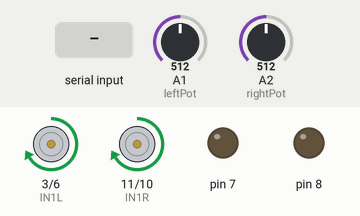
This sketch was run on a simulated Arduino Uno, built with avr-gcc and run on an emulated ATmega328P. Parts: motor-driver pin pairs drawn as motors (green arrow = first pin HIGH = forward, orange = second pin HIGH = backward, longer = more drive), output pins drawn as LEDs (lit = HIGH). Inputs (shaded band) come from the test bench; at power-on: A1 (leftPot) = 512, A2 (rightPot) = 512.

Above: at 2.2 s.
2.3 s: A1 (leftPot) set to 716
At 3.0 s:
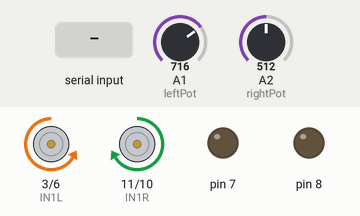
3.8 s: A2 (rightPot) set to 716
At 4.3 s:
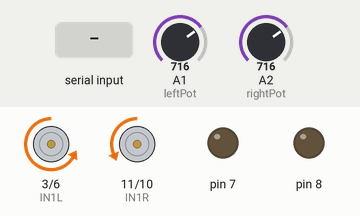
5.3 s: "90,45\n" received over Serial
At 5.8 s:
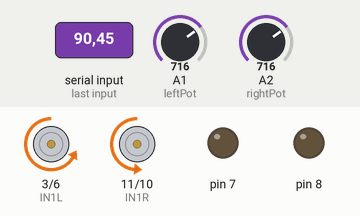
6.8 s: "0\n" received over Serial
At 8.0 s:
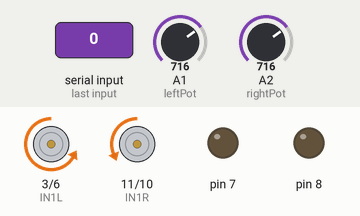
8.3 s: A1 (leftPot) set to 511
At 8.7 s:
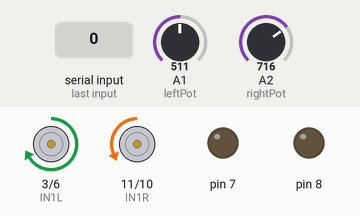
9.8 s: A2 (rightPot) set to 900
At 11.2 s:
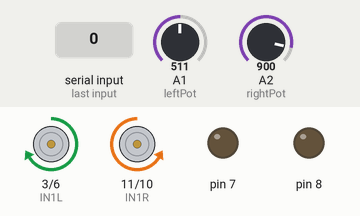
Timing chart, 0 to 12.3 s (numbered marks = the images above; inputs shaded):
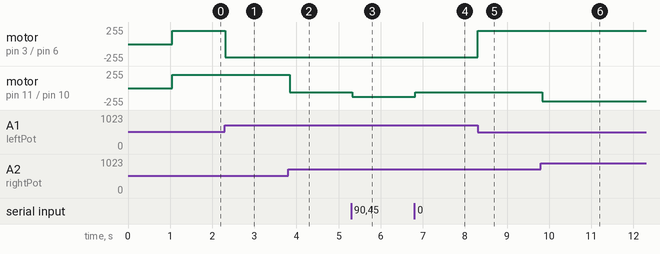

Measured:
- after the input at 2.3 s, motor on pin 3 (IN1L) / pin 6 (IN2L): forward 200/255 → backward 200/255 at once
- after the input at 3.8 s, motor on pin 11 (IN1R) / pin 10 (IN2R): forward 200/255 → backward 66/255 at once
- after the input at 5.3 s, motor on pin 11 (IN1R) / pin 10 (IN2R): backward 66/255 → backward 132/255 at once
- after the input at 6.8 s, motor on pin 11 (IN1R) / pin 10 (IN2R): backward 132/255 → backward 66/255 at once
- after the input at 8.3 s, motor on pin 3 (IN1L) / pin 6 (IN2L): backward 200/255 → forward 200/255 at once
- after the input at 9.8 s, motor on pin 11 (IN1R) / pin 10 (IN2R): backward 66/255 → backward 200/255 at once

The sketch:

CurrentRobot.ino
```cpp
# include <Wire.h>


int leftPot = A1;
int rightPot = A2;

long rAngle = 0;
long lAngle = 0;
long  prevtime = 0;
long deltat = 0;

//robot length constants     b is final arm, a is driven arm, c is shaft to center of robot
float a = 470, b= 508, c= 51;
//robot variables
long hr = 0;
float angleIr = 0, angleAr = 0;
long hl = 0;
float angleIl = 0, angleAl = 0;

//communication with python
int pyDat = 1;


//coefficients for pid controller
const int kp = 22;
const int kd = 22;
const int ki = 0;


long pidTimerL = 0, pidTimerR = 0;//time passed in pid loop in milliseconds (for the integral part)
int errorL = 0, errorR = 0; // error for left and right motor positions
int errorSumL = 0, errorSumR = 0; // summed error, for integral part of pid
int prevErrorL = 0, prevErrorR = 0;


//acceleration controll
int prevPWMvalL = 0, prevPWMvalR = 0;
const int maxAcceleration = 25;
int maxSpeed = 200;

//variables for the location of the robot
int Xmm = 0 + 10, Ymm = 0 + 365; //second part is to adjust for distance from table top
long goalAngleL = 45, goalAngleR= 45;  // where do we want the motors to go

//motor pwm variables
int leftPWM1 = 0, leftPWM2 = 0;
int rightPWM1 = 0, rightPWM2 = 0;


//motor pins
#define IN1L 3
#define IN2L 6
#define IN1R 11
#define IN2R 10

void setup() {
  // put your setup code here, to run once:
  Serial.begin(115200);
  Wire.begin();

  pinMode(7,OUTPUT);
  pinMode(8,OUTPUT);

  // Set motor & enable connections as outputs
  pinMode(IN1L, OUTPUT);
  pinMode(IN2L, OUTPUT);
  pinMode(IN1R, OUTPUT);
  pinMode(IN2R, OUTPUT);

  // Stop motors
  analogWrite(IN1L, 0);
  analogWrite(IN2L, 0);
  analogWrite(IN1R, 0);
  analogWrite(IN2R, 0);

  //pinMode(52,OUTPUT); pinMode(53,OUTPUT);

  delay(1000);
}

// main loop of code
void loop() {

  //read in serial data from python, to know where to go
  while(Serial.available()>0){
      pyDat = Serial.parseInt();
      Serial.read();
  }
  //if data is positive, it is Y coordinate, if negative, it's X coord, and must be adjusted
  if(pyDat>=0) {Ymm = 365 + pyDat; constrain (Ymm,325,850);}
  if(pyDat<0) {Xmm = 0 + 5000 + pyDat; constrain (Xmm,-300,300);}

  //find current angle of robot arms
  getAngle();
  // code to find out what the goal position is goes here
  getGoalAngle(Xmm,Ymm);

  //finding the error
  errorL = goalAngleL - lAngle, errorR = goalAngleR - rAngle;

  //compute pid controller for left and right
  pidControl(errorL,leftPWM1,leftPWM2,0);
  pidControl(errorR,rightPWM1, rightPWM2,1);

  //make the left motor move
  analogWrite(IN1L,leftPWM1);  analogWrite(IN2L,leftPWM2);
  //make right motor move
  analogWrite(IN1R,rightPWM1);  analogWrite(IN2R,rightPWM2);

  /*
  Serial.print("GL: ");
  Serial.print(goalAngleL);
  Serial.print("  GR: ");
  Serial.print(goalAngleR);
  Serial.print("    TL: ");
  Serial.print(lAngle);
  Serial.print("  TR: ");
  Serial.println(rAngle);
  */


  delay(5);

}

void getAngle(){
  //angles are measured from x axis to arm (they go opposite directions)

  int rawLeftPotVal = analogRead(leftPot);
  lAngle = map(rawLeftPotVal,760,420,0,90);

  int rawRightPotVal = analogRead(rightPot);
  rAngle = map(rawRightPotVal,447,785,90,0);

  //for initializing pot angles

  /*
  Serial.print("L: ");
  Serial.print(rawLeftPotVal);
  Serial.print("      R: ");
  Serial.println(rawRightPotVal);
  */

}

void getGoalAngle(long goalX, long goalY){

  //find the hypotenouses of the arms
  hr = sqrt((goalY*goalY)+((c-goalX)*(c-goalX)));
  hl = sqrt((goalY*goalY)+((c+goalX)*(c+goalX)));
  //now we know the lengths of all sides of the triangle (a,b, and h(l/r))

  // find the angle between a and the hypotenous  (units in degrees)
  angleAr = 57.3*acos(((hr*hr)+(a*a)-(b*b))/(2*a*hr));
  angleAl = 57.3*acos(((hl*hl)+(a*a)-(b*b))/(2*a*hl));

  //find angle between hypotenouse and robot datum
  angleIr = 57.3*acos(((4*c*c)+(hr*hr)-(hl*hl))/(4*c*hr));
  angleIl = 57.3*acos(((4*c*c)+(hl*hl)-(hr*hr))/(4*c*hl));

  goalAngleL = 180 -(angleAl+angleIl);
  goalAngleR = 180 - (angleAr+angleIr);

  constrain(goalAngleL,-10,130); constrain(goalAngleR,-10,130); //constrain angles to not go past the edge

}


// pid controller to determine speed.
void pidControl(int error, int & pin1Output, int & pin2Output, int LorR){ // LorR = 0= left, =1, right

  //delta t between each loop is always 5 milliseconds

  int errorDerriv = 0;
  int rawOut = 0;
  int kdMult = 1;
  if(abs(error) <5) {kdMult = 2;}

  if (LorR == 0){
    errorSumL = errorSumL+(error);  // find integral error for left
    errorDerriv = (error - prevErrorL); // find derrivative of error
    rawOut = kp*error + kdMult*kd* errorDerriv; // find the raw output value
    //if(abs(error)<4){rawOut = rawOut+(ki*errorSumL)/10;}
    prevErrorL = error;    // update previous error
  }
  else{   // same thing for right side
    errorSumR = errorSumR +(error);
    errorDerriv = (error - prevErrorR);
    rawOut = kp*error + kdMult*kd* errorDerriv;
    prevErrorR = error;
  }

 // cap  output to 242, make positive
  int pwmVal = abs(rawOut);
  pwmVal = constrain(pwmVal,0,maxSpeed);

  //stop motors when very close, reduce noise/current
  if(abs(error)<=2){pwmVal = 0;}
  //pwmVal = pwmVal/2; // just for testing

  //make sure doesnt exceed max acceleration
  if (LorR ==0){
    if (pwmVal>prevPWMvalL+maxAcceleration || pwmVal < prevPWMvalL-maxAcceleration){
      pwmVal = constrain(pwmVal,prevPWMvalL-maxAcceleration,prevPWMvalL+maxAcceleration);}
    prevPWMvalL = pwmVal;
  }
  else{
    if (pwmVal>prevPWMvalR+maxAcceleration || pwmVal < prevPWMvalR-maxAcceleration){
      pwmVal = constrain(pwmVal,prevPWMvalR-maxAcceleration,prevPWMvalR+maxAcceleration);}
    prevPWMvalR = pwmVal;
  }

  // if negative or positive, set the direction save
  if (rawOut>0){
    pin1Output = 0; pin2Output = pwmVal;
  }
  else{pin1Output = pwmVal; pin2Output = 0; }

  //Serial.println(pwmVal);
}
```
